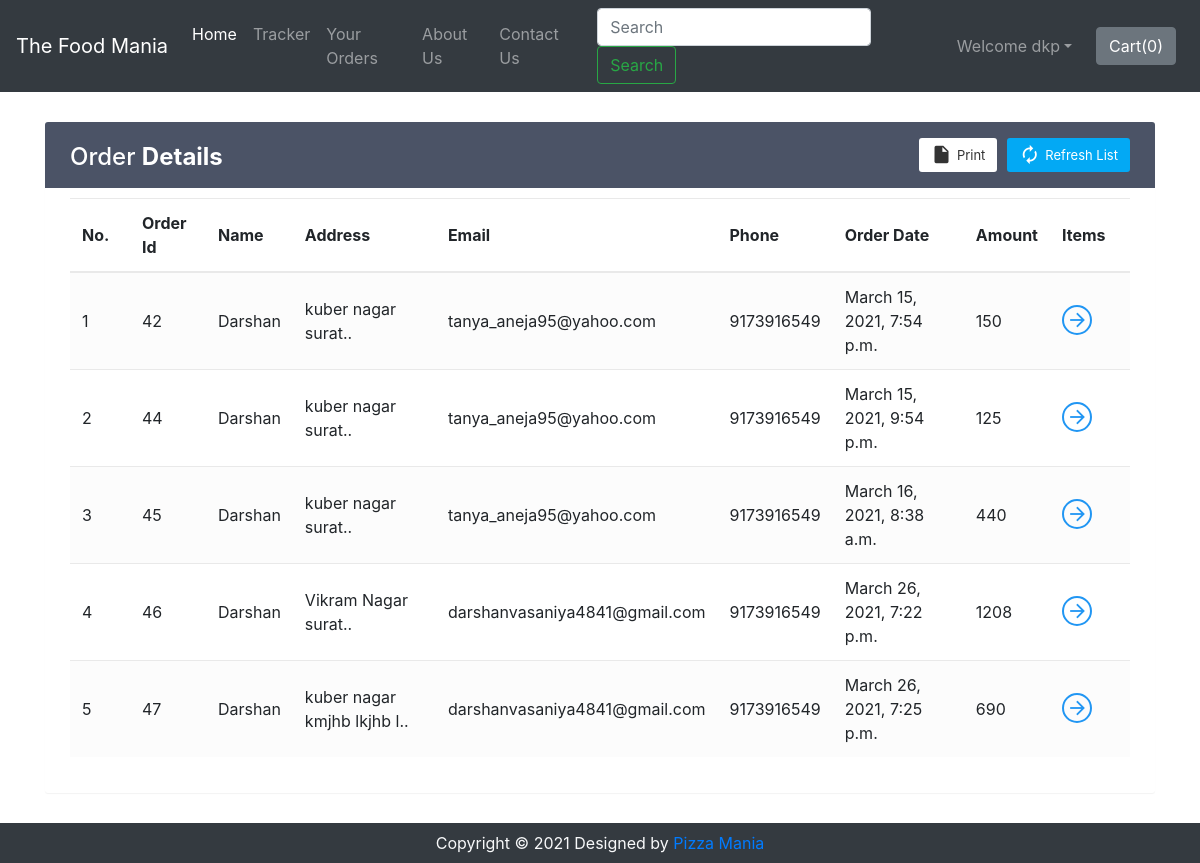
Page /shop/orderView/ (signed in) on the earlier database version.
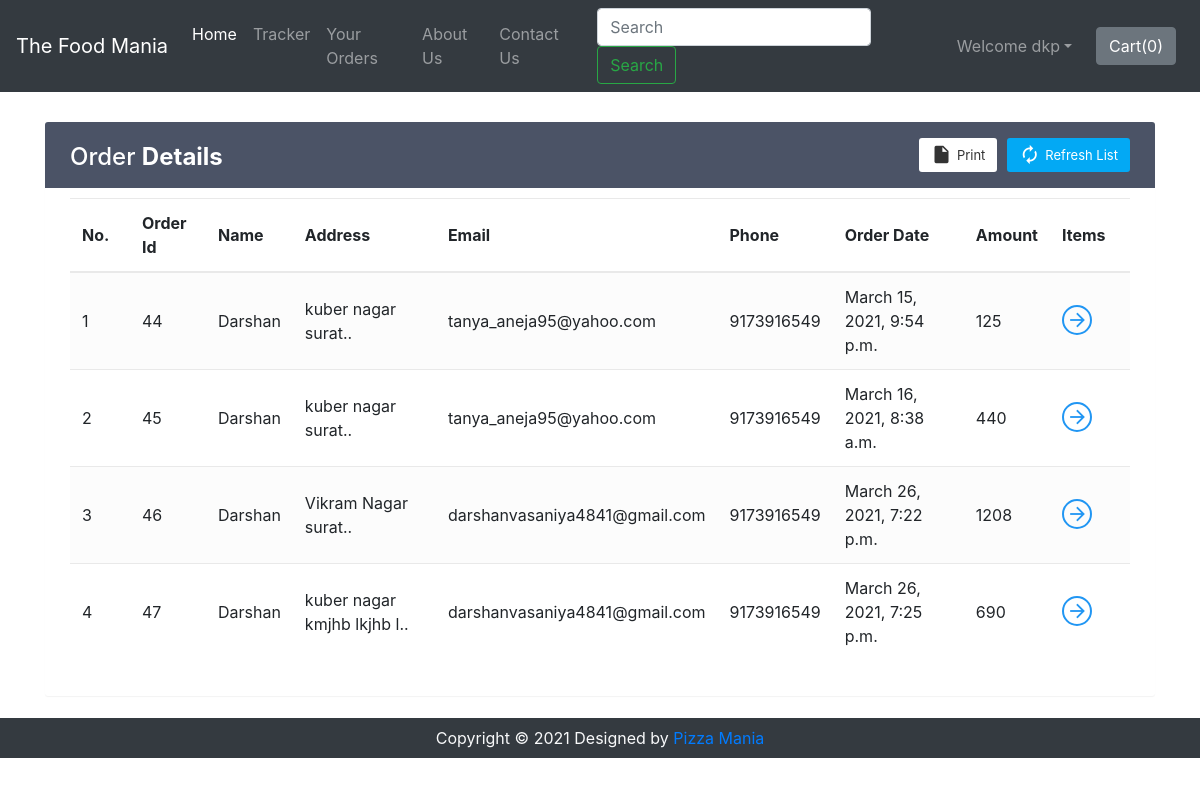
Same page on the later database version.
### shop/views.py (the view)
def orderView(request):
    if request.user.is_authenticated:
        current_user = request.user
        orderHistory = Orders.objects.filter(userId=current_user.id)
        if len(orderHistory) == 0:
            messages.info(request, "You have not ordered.")
            return render(request, 'shop/orderView.html')
        return render(request, 'shop/orderView.html', {'orderHistory': orderHistory})
    return render(request, 'shop/orderView.html')

### shop/templates/shop/orderView.html (shortened to what this page needs)
{% extends 'shop/basic.html' %}
{% block body %}
    {% if user.is_authenticated %}
    <div class="container" id="cont">
        <div class="table-wrapper">
            <div class="table-title">
                <div class="row">
                    <div class="col-sm-4">
                        <h2>Order <b>Details</b></h2>
                    </div>
                    <div class="col-sm-8">
                        <a href="" class="btn btn-primary"><i class="material-icons">&#xE863;</i> <span>Refresh List</span></a>
                        <a href="#" onclick="window.print()" class="btn btn-info"><i class="material-icons">&#xE24D;</i> <span>Print</span></a>
                    </div>
                </div>
            </div>
            <table class="table table-striped table-hover">
                <thead>
                    <tr>
                        <th>No.</th>
                        <th>Order Id</th>
                        <th>Name</th>
                        <th>Address</th>
                        <th>Email</th>
                        <th>Phone</th>
                        <th>Order Date</th>
                        <th>Amount</th>
                        <th>Items</th>
                    </tr>
                </thead>
                <tbody>
                    {% for i in orderHistory %}
                    <tr>
                        <td class="count"></td>
                        <td>{{i.order_id}}</td>
                        <td>{{i.name}}</td>
                        <td data-toggle="tooltip" title="{{i.address}}">{{i.address|slice:"0:25"}}..</td>
                        <td>{{i.email}}</td>
                        <td>{{i.phone}}</td>
                        <td>{{i.timestamp}}</td>
                        <td>{{i.amount}}</td>
                        <td><a href="#" id="click{{i.order_id}}" class="view" title="View Details"><i class="material-icons">&#xE5C8;</i></a></td>
                    </tr>
                    {% endfor %}
                </tbody>
            </table>
        </div>
    </div>
    {% else %}
        <div id="cont2">
            <div class="alert alert-info">
                <font style="font-size:22px"><center>You need to <strong><a class="alert-link" data-toggle="modal" data-target="#loginModal">Login</a></strong></center></font>
            </div>
        </div>
    {% endif %}
{% endblock %}

Differences in the rows shown:
removed Orders: order_id "42", name "Darshan", address "kuber nagar surat", email "tanya_aneja95@yahoo.com", phone "9173916549", timestamp "March 15, 2021, 7:54 p.m.", amount "150"
